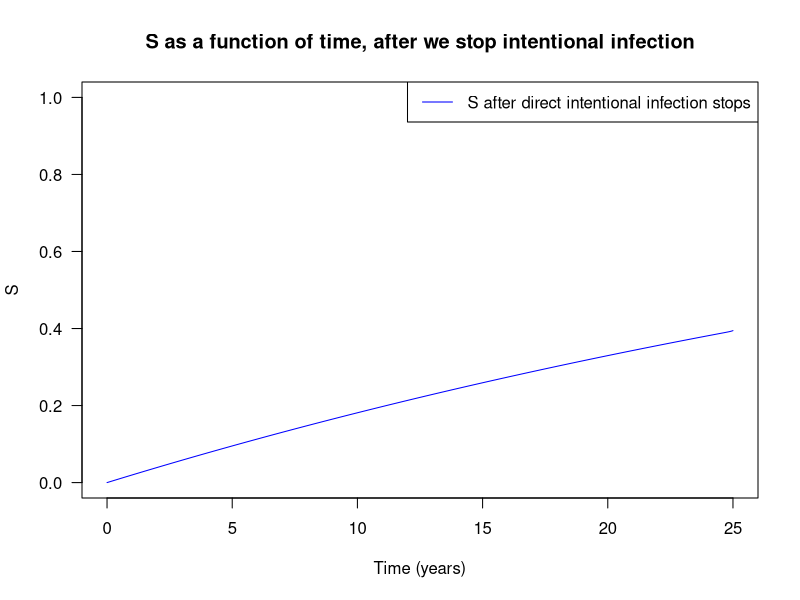
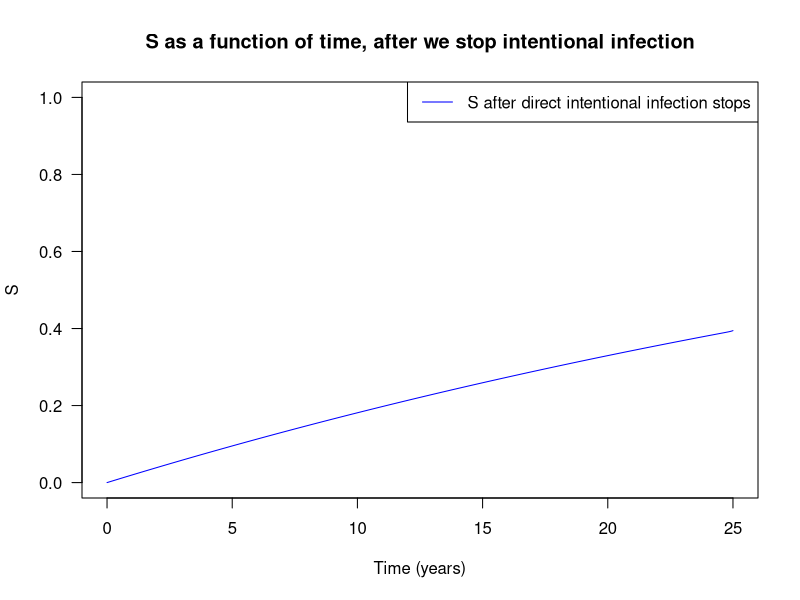

Reproduce these figures in R, in order. (Note: this script raises an error after producing the figures.)
library(deSolve)
## Vector Field for SIR model
SIR.vector.field <- function(t, vars, parms) {
  with(as.list(c(parms, vars)), {
    dS <- mu*(1-p) -gamma*R_0*S*(V+I) -mu*S# dS/dt
    dV <- gamma*R_0*S*V + mu*p-gamma*V-mu*V # variolated cases
    dI <- gamma*R_0*S*I-gamma*I-mu*I #normally infected cases
    dM <- 0.2*gamma*V+0.3*gamma*I # disease induced mortality
    dR <- 0.8*gamma*V+0.7*gamma*I-mu*R #dR/dt
    
    vec.fld <- c(dS=dS, dV=dV, dI=dI, dM=dM, dR=dR)
    return(list(vec.fld)) # ode() requires a list
  })
}

draw.soln <- function(ic=c(S=1,V=0,I=0,M=0,R=0), tmax=1,
                      times=seq(0,tmax,by=tmax/500),
                      func, parms, ... ) {
  soln <- ode(ic, times, func, parms)
  lines(times, soln[,"S"], lwd=1,...)
  
  return(invisible(as.data.frame(soln)))
}

## Plot solutions of the SIR model
plot_pvals <- function( tmax=25, # end time for numerical integration of the ODE
                        V0=0.00120403, I0=0, S0=0, R0=0, M0=0, # initial conditions
                        vary_p=c(0),  # p values to use
                        ylim=c(0,1), 
                        ... ) {
  ## draw box for plot:
  plot(0,0,xlim=c(0,tmax),ylim=ylim,
       type="n",main="S as a function of time, after we stop intentional infection",xlab="Time (years)",ylab="S",las=1)
  for (i in 1:length(vary_p)) {
    draw.soln(ic=c(S=S0,V=V0,I=I0,M=M0,R=R0), tmax=tmax,
              func=SIR.vector.field,
              parms=c(R_0=4.5,gamma=1/(22/365),p=vary_p[i],mu=1/50),
              col="blue",
              lty=i # use a different line style for each solution
    )
  }
  legend("topright",legend="S after direct intentional infection stops",col="blue",lty=1:length(vary_p))
}

if (!interactive()) pdf("myplot.pdf")
plot_pvals()
plot_pvals(ylim=c(0,1))
if (!interactive()) dev.off()
abline(h=1/4.5)
text(5, 0.3, "Vaccination threshold", col = "red") 
